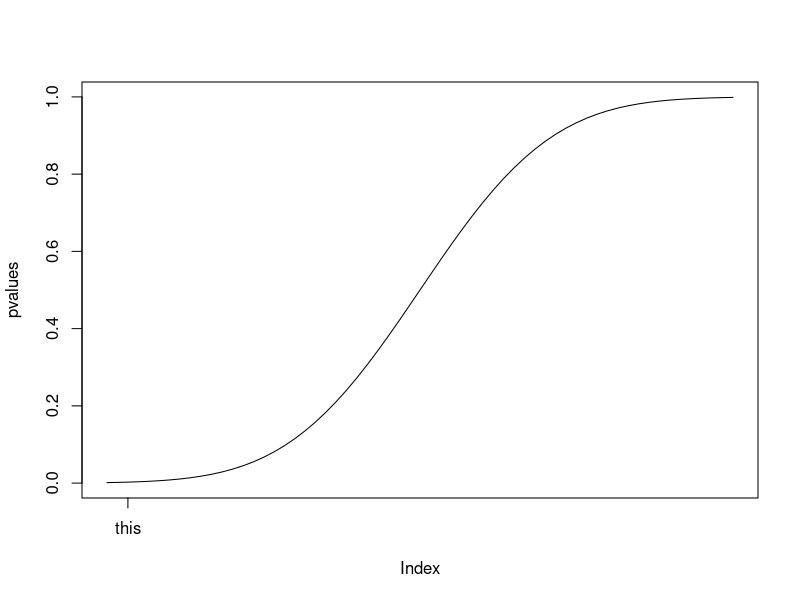

Write the R code that produced this figure. (Note: this script raises an error after producing the figure.)
zscore<-seq(-3,3,0.1)
pvalues<-pnorm(zscore)
plot(pvalues,type="l",xaxt="n")



oo<-rep(F,length(zscore))
oo[3]<-T
axis(1,at=which(oo),label="this")



which(z_scores==Inf)
which(z_scores==-Inf)


which(z_scores == NA)
NA==NA
NA==0
NA==Inf
NA=="dd"
is.na(z_scores)
c1<-z_scores[which(!is.na(z_scores))]

c2<-z_scores[!is.na(z_scores)]